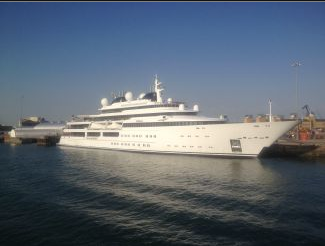
#> input picture Python-For-Engineers/ship.jpg, 325 x 246 px
$ jupyter execute Image-and-Video-Processing-in-Python.ipynb   (older library calls are emulated)
#> lines starting #> are read from the running program, lines starting #| are printed output that depends on the picture; after the words box and inside, x2 and y2 are one past the last pixel; in counts of white or black regions, pixels touching at a corner belong together
**[图像和音频处理](https://www.pythonforengineers.com/image-and-video-processing-in-python/）**

# 浏览图像

[cell 1]
import cv2
import sys

# image = cv2.imread(sys.argv[1])
image = cv2.imread("ship.jpg")
#> image is the input picture: shape (246, 325, 3); mean B, G, R 115.8, 103.6, 92.8

cv2.imshow("Image", image)
cv2.waitKey(0)

# 模糊和灰度

[cell 2]
import cv2
import sys

# image = cv2.imread(sys.argv[1])
image = cv2.imread("ship.jpg")

gray_image = cv2.cvtColor(image, cv2.COLOR_BGR2GRAY)
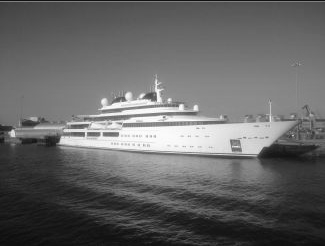
#> gray_image: shape (246, 325); min 12, max 254, mean 101.7
blurred_image = cv2.GaussianBlur(image, (7,7), 0)
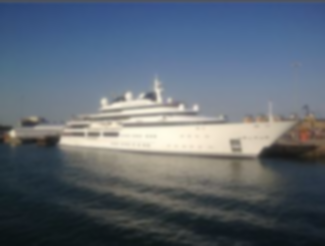
#> blurred_image: shape (246, 325, 3); mean B, G, R 115.9, 103.7, 93

# Show all 3 images
cv2.imshow("Original Image", image)
cv2.imshow("Gray Image", gray_image)
cv2.imshow("Blurred Image", blurred_image)

cv2.waitKey(0)

# 边缘探测
边缘探测非常有用，探测图像颜色和亮度的过度来探测边缘。

我们不需要了解算法是如何工作的，真有兴趣的话也可以阅读：

- http://en.wikipedia.org/wiki/Edge_detection
- http://en.wikipedia.org/wiki/Canny_edge_detector

[cell 3]
import cv2
import sys

# The first argument is the image
image = cv2.imread("ship.jpg")

#convert to grayscale
gray_image = cv2.cvtColor(image, cv2.COLOR_BGR2GRAY)

#blur it
blurred_image = cv2.GaussianBlur(gray_image, (7,7), 0)
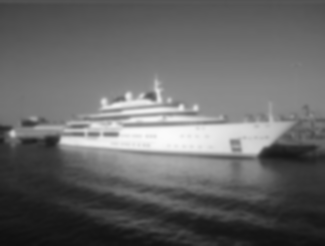
#> blurred_image: shape (246, 325); min 15, max 250, mean 101.9

cv2.imshow("Orignal Image", image)

canny = cv2.Canny(blurred_image, 10, 30)
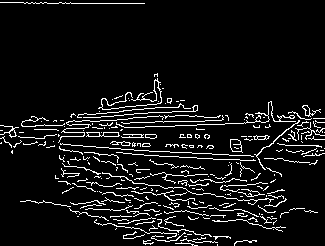
#> canny: shape (246, 325); 7.6% white in thin lines or dots
cv2.imshow("Canny with low thresholds", canny)

canny2 = cv2.Canny(blurred_image, 50, 150)
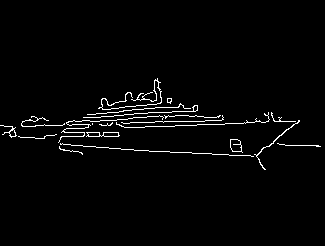
#> canny2: shape (246, 325); 2.3% white in thin lines or dots, all inside (x1, y1, x2, y2) = (0, 78, 321, 170)
cv2.imshow("Canny with high thresholds", canny2)

cv2.waitKey(0)

这段代码和前面的很相似，我们使用了 `Canny()` 函数，它包含三个参数：图像、上限和下限。*Canny* 通过寻找不同的像素强度来探测边界。

最左边是原始图像。中间是低阀值的，我们可以看到它探测了很多边界。右边是高阀值的，它并没有探测不需要的大海边界，但这样也无法探测到轮船的窗口了。

所以，我们该如何选择阀值？这就是本节要讲的知识点了。

# 计算对象

OK，我们已经可以探测对象的边界，我们来实现更有用的例子吧：

我们从模糊图像转探测出边界图像：

[cell 4]
import cv2
import sys

image = cv2.imread("window.jpg")
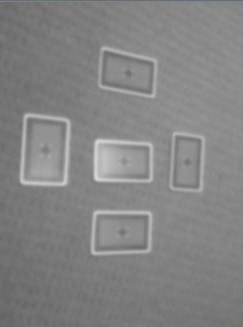
#> input picture Python-For-Engineers/window.jpg, 243 x 327 px
#> image is the input picture: shape (327, 243, 3); mean B, G, R 131.6, 131.6, 131.5

cv2.imshow("Original image", image)

cv2.waitKey(0)

我们需要找出边界的轮廓，下面的代码以编程的方式找到边界：

```python
im, contours, hierarchy = cv2.findContours(
    canny, cv2.RETR_EXTERNAL, cv2.CHAIN_APPROX_SIMPLE)
```

函数 `findContours()` 找出图形的轮廓：
- *RETR_EXTERNAL* 告诉 OpenCV 只找出最外层的边界，
- *CHAIN_APPROX_SIMPLE* 告诉 OpenCV 使用简单的近似值。

函数返回三个值：图像、找到的轮廓列表、和等级（如果有嵌入轮廓才会用到等级，一般可以忽略）。

[cell 5]
import cv2
import sys

image = cv2.imread("window.jpg")

# convert to grayscale
gray_image = cv2.cvtColor(image, cv2.COLOR_BGR2GRAY)
#> gray_image: shape (327, 243)

# blur it
blurred_image = cv2.GaussianBlur(gray_image, (7, 7), 0)
#> blurred_image: shape (327, 243)

# Show both our images
cv2.imshow("Original image", image)
cv2.imshow("Blurred image", blurred_image)

# Run the Canny edge detector
canny = cv2.Canny(blurred_image, 30, 100)
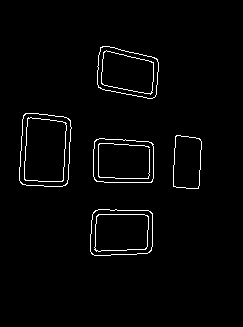
#> canny: shape (327, 243); 2.1% white in thin lines or dots, all inside (x1, y1, x2, y2) = (19, 46, 202, 256)
cv2.imshow("Canny", canny)


im, contours, hierarchy = cv2.findContours(
    canny, cv2.RETR_EXTERNAL, cv2.CHAIN_APPROX_SIMPLE)
#> contours = 5 contours; box (x1, y1, x2, y2) and area: (19, 113, 72, 187) 3406, (90, 209, 153, 256) 2684, (97, 46, 159, 99) 2500, (93, 138, 154, 183) 2499, (173, 135, 202, 189) 1326

print("Number of objects found = ", len(contours))
#| Number of objects found =  5

cv2.drawContours(image, contours, -1, (0, 255, 0), 2)
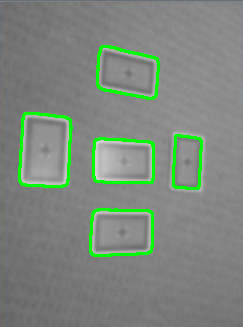
#> image: shape (327, 243, 3); 3.88% of pixels changed, all inside (x1, y1, x2, y2) = (18, 45, 203, 257)
cv2.imshow("objects Found", image)

cv2.waitKey(0)
